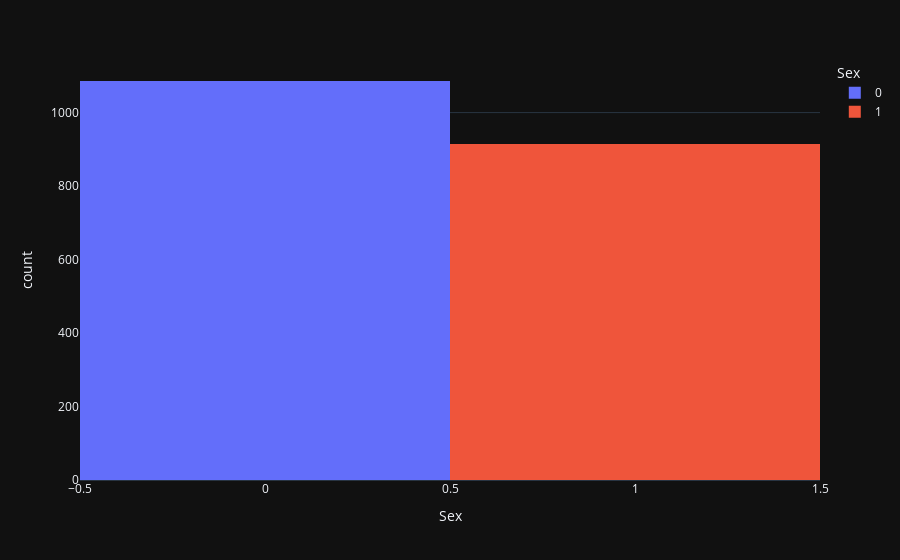
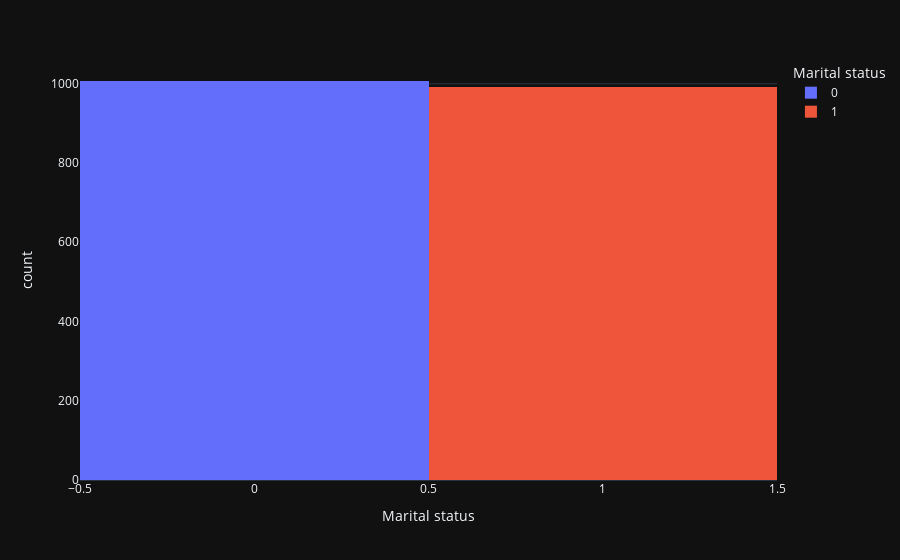
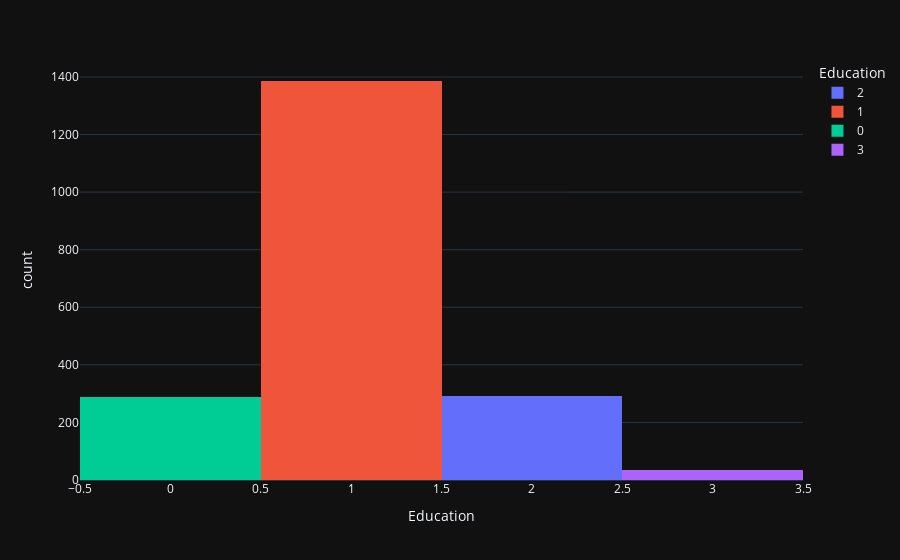
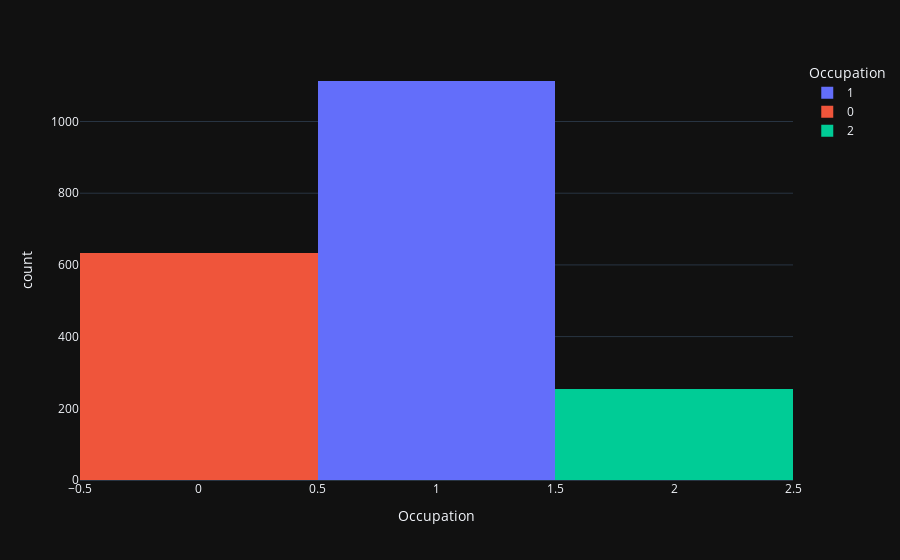

Notebook code cell kept with these figures, in order:
### Code cell
for i in cat_columns:
    fig (df,i)

### Figure 1 — Plotly figure (JSON) as saved in the notebook; plotly's stock layout.template omitted (floating-point values rounded to 4 significant figures; data arrays with more than 128 entries replaced by an {"elided": "..."} marker saying what was removed)
{"data": [{"alignmentgroup": "True", "bingroup": "x", "hovertemplate": "Sex=%{x}<br>count=%{y}<extra></extra>", "legendgroup": "0", "marker": {"color": "#636efa", "pattern": {"shape": ""}}, "name": "0", "offsetgroup": "0", "orientation": "v", "showlegend": true, "type": "histogram", "x": {"elided": "1086 int values"}, "xaxis": "x", "yaxis": "y"}, {"alignmentgroup": "True", "bingroup": "x", "hovertemplate": "Sex=%{x}<br>count=%{y}<extra></extra>", "legendgroup": "1", "marker": {"color": "#EF553B", "pattern": {"shape": ""}}, "name": "1", "offsetgroup": "1", "orientation": "v", "showlegend": true, "type": "histogram", "x": {"elided": "914 int values"}, "xaxis": "x", "yaxis": "y"}], "layout": {"barmode": "relative", "legend": {"title": {"text": "Sex"}, "tracegroupgap": 0}, "margin": {"t": 60}, "xaxis": {"anchor": "y", "categoryarray": [0, 1], "categoryorder": "array", "domain": [0, 1], "title": {"text": "Sex"}}, "yaxis": {"anchor": "x", "domain": [0, 1], "title": {"text": "count"}}}}

### Figure 2 — Plotly figure (JSON) as saved in the notebook; plotly's stock layout.template omitted (floating-point values rounded to 4 significant figures; data arrays with more than 128 entries replaced by an {"elided": "..."} marker saying what was removed)
{"data": [{"alignmentgroup": "True", "bingroup": "x", "hovertemplate": "Marital status=%{x}<br>count=%{y}<extra></extra>", "legendgroup": "0", "marker": {"color": "#636efa", "pattern": {"shape": ""}}, "name": "0", "offsetgroup": "0", "orientation": "v", "showlegend": true, "type": "histogram", "x": {"elided": "1007 int values"}, "xaxis": "x", "yaxis": "y"}, {"alignmentgroup": "True", "bingroup": "x", "hovertemplate": "Marital status=%{x}<br>count=%{y}<extra></extra>", "legendgroup": "1", "marker": {"color": "#EF553B", "pattern": {"shape": ""}}, "name": "1", "offsetgroup": "1", "orientation": "v", "showlegend": true, "type": "histogram", "x": {"elided": "993 int values"}, "xaxis": "x", "yaxis": "y"}], "layout": {"barmode": "relative", "legend": {"title": {"text": "Marital status"}, "tracegroupgap": 0}, "margin": {"t": 60}, "xaxis": {"anchor": "y", "categoryarray": [0, 1], "categoryorder": "array", "domain": [0, 1], "title": {"text": "Marital status"}}, "yaxis": {"anchor": "x", "domain": [0, 1], "title": {"text": "count"}}}}

### Figure 3 — Plotly figure (JSON) as saved in the notebook; plotly's stock layout.template omitted (floating-point values rounded to 4 significant figures; data arrays with more than 128 entries replaced by an {"elided": "..."} marker saying what was removed)
{"data": [{"alignmentgroup": "True", "bingroup": "x", "hovertemplate": "Education=%{x}<br>count=%{y}<extra></extra>", "legendgroup": "2", "marker": {"color": "#636efa", "pattern": {"shape": ""}}, "name": "2", "offsetgroup": "2", "orientation": "v", "showlegend": true, "type": "histogram", "x": {"elided": "291 int values"}, "xaxis": "x", "yaxis": "y"}, {"alignmentgroup": "True", "bingroup": "x", "hovertemplate": "Education=%{x}<br>count=%{y}<extra></extra>", "legendgroup": "1", "marker": {"color": "#EF553B", "pattern": {"shape": ""}}, "name": "1", "offsetgroup": "1", "orientation": "v", "showlegend": true, "type": "histogram", "x": {"elided": "1386 int values"}, "xaxis": "x", "yaxis": "y"}, {"alignmentgroup": "True", "bingroup": "x", "hovertemplate": "Education=%{x}<br>count=%{y}<extra></extra>", "legendgroup": "0", "marker": {"color": "#00cc96", "pattern": {"shape": ""}}, "name": "0", "offsetgroup": "0", "orientation": "v", "showlegend": true, "type": "histogram", "x": {"elided": "287 int values"}, "xaxis": "x", "yaxis": "y"}, {"alignmentgroup": "True", "bingroup": "x", "hovertemplate": "Education=%{x}<br>count=%{y}<extra></extra>", "legendgroup": "3", "marker": {"color": "#ab63fa", "pattern": {"shape": ""}}, "name": "3", "offsetgroup": "3", "orientation": "v", "showlegend": true, "type": "histogram", "x": [3, 3, 3, 3, 3, 3, 3, 3, 3, 3, 3, 3, 3, 3, 3, 3, 3, 3, 3, 3, 3, 3, 3, 3, 3, 3, 3, 3, 3, 3, 3, 3, 3, 3, 3, 3], "xaxis": "x", "yaxis": "y"}], "layout": {"barmode": "relative", "legend": {"title": {"text": "Education"}, "tracegroupgap": 0}, "margin": {"t": 60}, "xaxis": {"anchor": "y", "categoryarray": [2, 1, 0, 3], "categoryorder": "array", "domain": [0, 1], "title": {"text": "Education"}}, "yaxis": {"anchor": "x", "domain": [0, 1], "title": {"text": "count"}}}}

### Figure 4 — Plotly figure (JSON) as saved in the notebook; plotly's stock layout.template omitted (floating-point values rounded to 4 significant figures; data arrays with more than 128 entries replaced by an {"elided": "..."} marker saying what was removed)
{"data": [{"alignmentgroup": "True", "bingroup": "x", "hovertemplate": "Occupation=%{x}<br>count=%{y}<extra></extra>", "legendgroup": "1", "marker": {"color": "#636efa", "pattern": {"shape": ""}}, "name": "1", "offsetgroup": "1", "orientation": "v", "showlegend": true, "type": "histogram", "x": {"elided": "1113 int values"}, "xaxis": "x", "yaxis": "y"}, {"alignmentgroup": "True", "bingroup": "x", "hovertemplate": "Occupation=%{x}<br>count=%{y}<extra></extra>", "legendgroup": "0", "marker": {"color": "#EF553B", "pattern": {"shape": ""}}, "name": "0", "offsetgroup": "0", "orientation": "v", "showlegend": true, "type": "histogram", "x": {"elided": "633 int values"}, "xaxis": "x", "yaxis": "y"}, {"alignmentgroup": "True", "bingroup": "x", "hovertemplate": "Occupation=%{x}<br>count=%{y}<extra></extra>", "legendgroup": "2", "marker": {"color": "#00cc96", "pattern": {"shape": ""}}, "name": "2", "offsetgroup": "2", "orientation": "v", "showlegend": true, "type": "histogram", "x": {"elided": "254 int values"}, "xaxis": "x", "yaxis": "y"}], "layout": {"barmode": "relative", "legend": {"title": {"text": "Occupation"}, "tracegroupgap": 0}, "margin": {"t": 60}, "xaxis": {"anchor": "y", "categoryarray": [1, 0, 2], "categoryorder": "array", "domain": [0, 1], "title": {"text": "Occupation"}}, "yaxis": {"anchor": "x", "domain": [0, 1], "title": {"text": "count"}}}}
